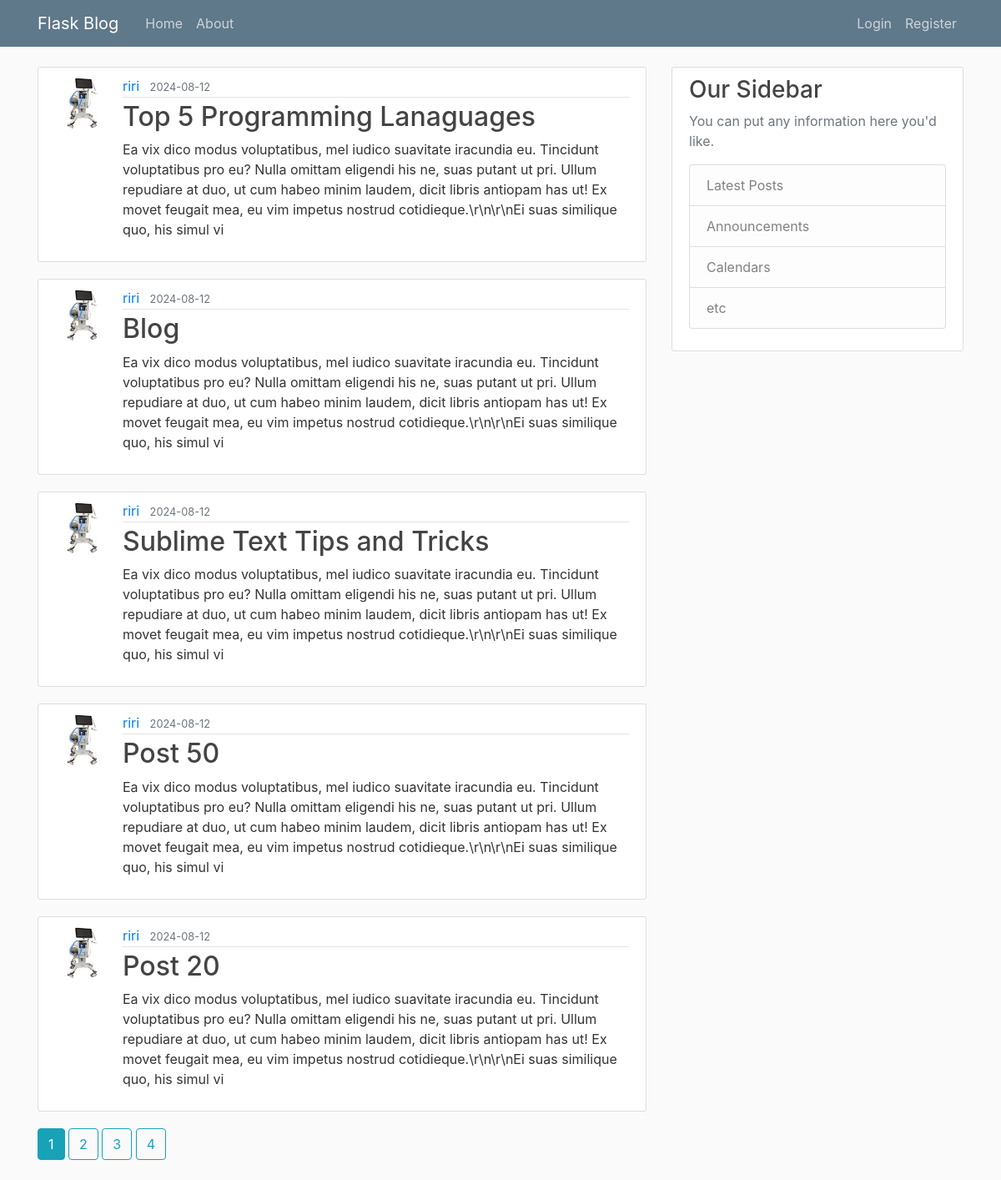
Page /home on the earlier database version.
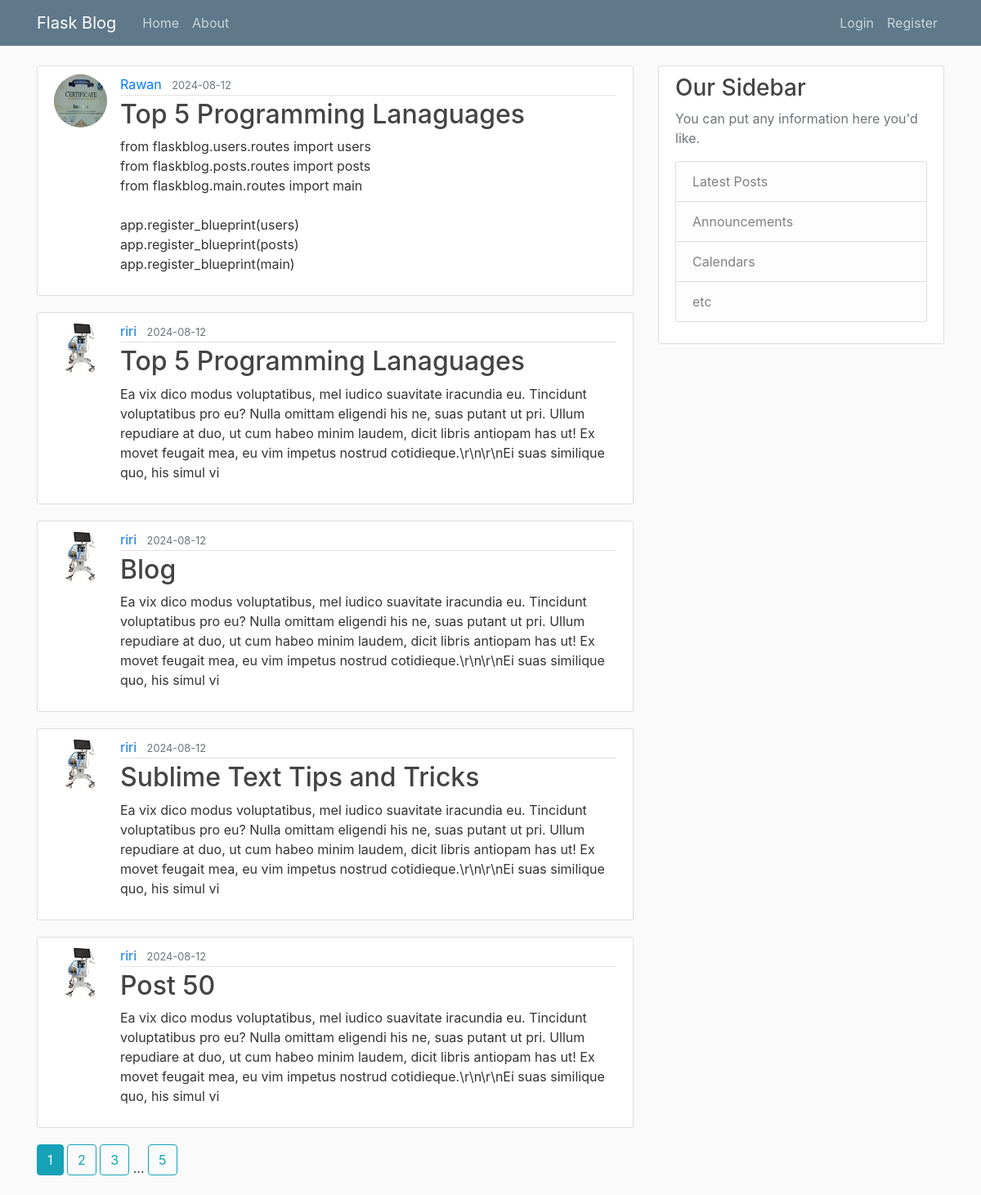
Same page on the later database version.
### flaskblog/models.py (models this page shows, shortened)
class Post(db.Model):
    id = db.Column(db.Integer, primary_key=True)
    title = db.Column(db.String(100), nullable=False)
    date_posted = db.Column(db.DateTime, nullable=False, default=datetime.utcnow)
    content = db.Column(db.Text, nullable=False)
    user_id = db.Column(db.Integer, db.ForeignKey('user.id'), nullable=False)

class User(db.Model, UserMixin):
    id = db.Column(db.Integer, primary_key=True)
    username = db.Column(db.String(20), unique=True, nullable=False)
    email = db.Column(db.String(120), unique=True, nullable=False)
    image_file = db.Column(db.String(20), nullable=False, default='default.jpg')
    password = db.Column(db.String(60), nullable=False)
    posts = db.relationship('Post', backref='author', lazy=True)

### flaskblog/main/routes.py (the view)
@main.route("/")
@main.route("/home")
def home():
    page = request.args.get('page', 1, type=int)
    posts = Post.query.order_by(Post.date_posted.desc()).paginate(page=page, per_page=5)
    return render_template('home.html', posts=posts)

### flaskblog/templates/home.html
{% extends "layout.html" %}
{% block content %}
{% for post in posts.items %}
<article class="media content-section">
    <img class="rounded-circle article-img"
        src="{{ url_for('static', filename='profile_pics/' + post.author.image_file) }}">
    <div class="media-body">
        <div class="article-metadata">
            <a class="mr-2" href="{{ url_for('users.user_posts', username=post.author.username) }}">{{
                post.author.username
                }}</a>
            <small class="text-muted">{{ post.date_posted.strftime('%Y-%m-%d') }}</small>
        </div>
        <h2><a class="article-title" href="{{ url_for('posts.post', post_id=post.id) }}">{{ post.title }}</a></h2>
        <p class="article-content">{{ post.content }}</p>
    </div>
</article>
{% endfor %}
{% for page_num in posts.iter_pages(left_edge=1, right_edge=1, left_current=1, right_current=2) %}
{% if page_num %}
{% if posts.page == page_num %}
<a class="btn btn-info mb-4" href="{{ url_for('main.home', page=page_num) }}">{{ page_num }}</a>
{% else %}
<a class="btn btn-outline-info mb-4" href="{{ url_for('main.home', page=page_num) }}">{{ page_num }}</a>
{% endif %}
{% else %}
...
{% endif %}
{% endfor %}
{% endblock content %}

Differences in the rows shown:
no longer on this page (row unchanged): Post: image_file (picture), author.username "riri", date_posted "2024-08-12", title "Post 20", content "Ea vix dico modus voluptatibus, mel iudico suavitate iracundia eu. Tincidunt voluptatibus pro eu? Nulla omittam eligendi his ne, suas putant ut pri. Ullum repudiare at duo, ut cum habeo minim laudem, dicit libris antiopam has ut! Ex movet feugait mea, eu vim impetus nostrud cotidieque.\\r\\n\\r\\nEi suas similique quo, his simul vi"
added Post: image_file (picture), author.username "Rawan", date_posted "2024-08-12", title "Top 5 Programming Lanaguages", content "from flaskblog.users.routes import users from flaskblog.posts.routes import posts from flaskblog.main.routes import main app.register_blueprint(users) app.register_blueprint(posts) app.register_blueprint(main)"
Other differences:
new list line: "5"
list line gone: "4"
